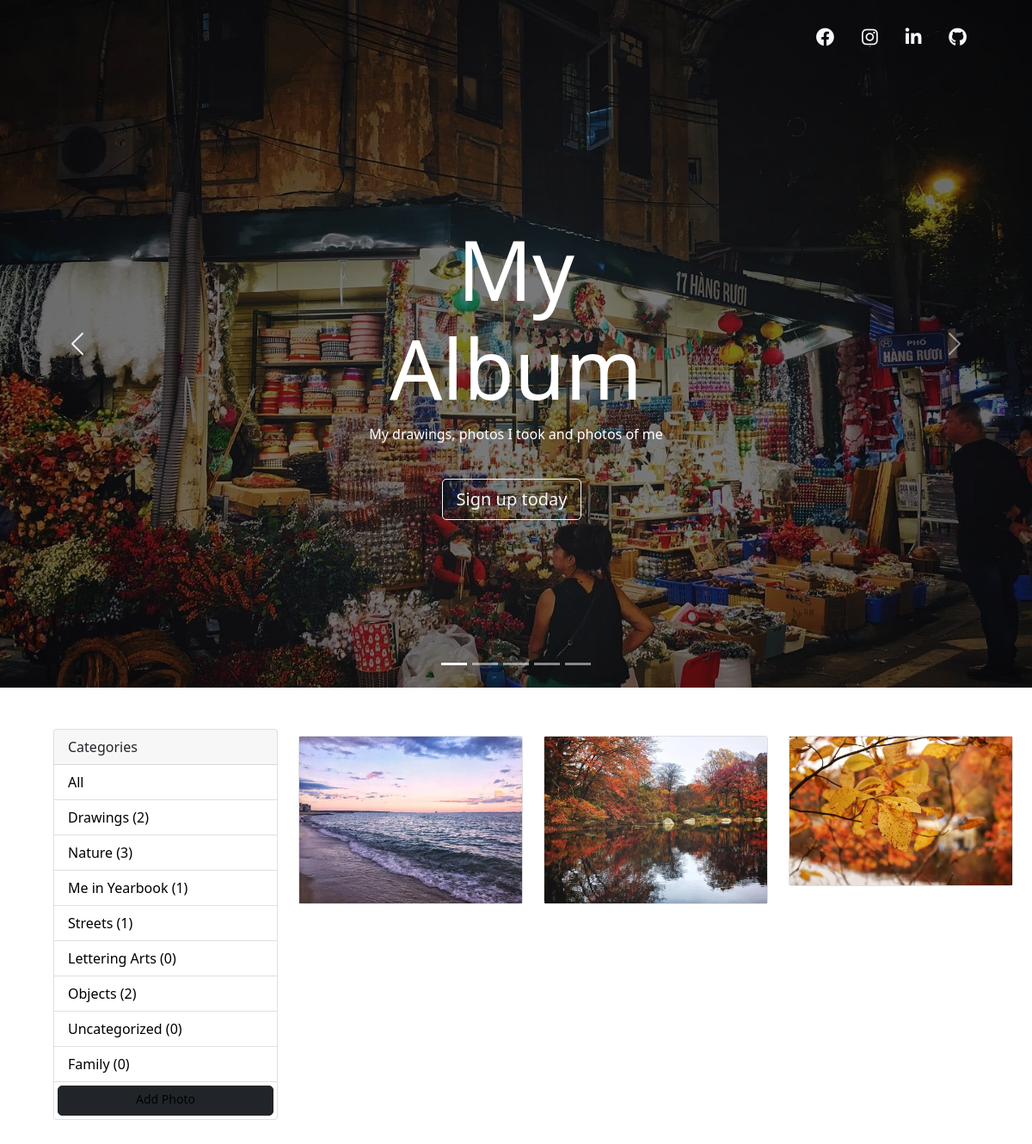
Screenshot of /cate/2 with the database file from the repository.
### photos/models.py (models this page shows, shortened)
class Category(models.Model):
    name = models.CharField(max_length=50, null=False, blank=False)
    class Meta:
        verbose_name_plural = "Categories"

class Photo(models.Model):
    name = models.CharField(max_length=50, null=False, blank=False)
    description = models.TextField(null=False, blank=False)
    category = models.ForeignKey(
        Category,
        on_delete=SET_NULL, #dont remove the photos when the category is delete
        related_name='photos',
        null=True, #this goes with the SET_NULL above
    )
    image = models.ImageField(null=False, blank=False)  #must install pillow before using this fields

### photos/views.py (the view)
# urls.py: path('cate/<int:pk>', CategoryDetailView.as_view(), name='cate'),
class CategoryDetailView(DetailView):
    template_name = 'category_detail.html'
    context_object_name = 'cate'
    categories = Category.objects.all()
    model = Category
    login_url = 'login'
    def get_context_data(self, **kwargs):
        context = super().get_context_data(**kwargs)
        context['categories'] = self.categories
        return context

### templates/category_detail.html (shortened to what this page needs)
{% extends 'base.html' %}
{% load static %}
{% block content %}
<nav class="navbar navbar-expand-lg mt-3 me-5">
  <div class="container-fluid">
  <div class="collapse navbar-collapse" id="navbarMenu">
      <ul class="navbar-nav ms-auto my-3-lg-0">
        <li class="nav-item px-2" data-tilt data-tilt-scale="1.1">
          <a href="https://www.facebook.com/lara.stark.338" class="nav-link text-light"><i class="fab fa-facebook fa-lg"></i></a>
          </li>
          <li class="nav-item px-2" data-tilt data-tilt-scale="1.1">
              <a href="https://www.instagram.com/sylvia_le1119/?hl=en" class="nav-link text-light"><i class="fab fa-instagram fa-lg"></i></a>
          </li>
          <li class="nav-item px-2" data-tilt data-tilt-scale="1.1">
              <a href="https://www.linkedin.com/in/sylviale1911/" class="nav-link text-light"><i class="fab fa-linkedin-in fa-lg"></i></a>
          </li>
          <li class="nav-item px-2" data-tilt data-tilt-scale="1.1">
            <a href="https://github.com/SylviaLe" class="nav-link text-light"><i class="fab fa-github fa-lg"></i></a>
        </li>
      </ul>
  </div>
  </div>
</nav>
<div id="carouselExample" class="carousel slide carousel-fade" data-bs-ride="carousel" data-interval="800">
  <div class="carousel-indicators">
    <button type="button" data-bs-target="#carouselExampleIndicators" data-bs-slide-to="0" class="active" aria-current="true" aria-label="Slide 1"></button>
    <button type="button" data-bs-target="#carouselExampleIndicators" data-bs-slide-to="1" aria-label="Slide 2"></button>
    <button type="button" data-bs-target="#carouselExampleIndicators" data-bs-slide-to="2" aria-label="Slide 3"></button>
    <button type="button" data-bs-target="#carouselExampleIndicators" data-bs-slide-to="3" aria-label="Slide 4"></button>
    <button type="button" data-bs-target="#carouselExampleIndicators" data-bs-slide-to="4" aria-label="Slide 5"></button>
  </div>
  <div class="carousel-inner">
      <div class="carousel-item active">
        <img src="{% static 'images/11.jpeg' %}" class="d-block w-100 carousel-img" alt="...">
        <div class="container">
          <div class="carousel-caption hero-text">
            <h1>My Album</h1>
            <p>My drawings, photos I took and photos of me</p>
            <p><a class="btn btn-lg btn-outline-light" href="/register" role="button">Sign up today</a></p>
          </div>
        </div>
      </div>
  </div>
  <button class="carousel-control-prev" type="button" data-bs-target="#carouselExampleIndicators" data-bs-slide="prev">
    <span class="carousel-control-prev-icon" aria-hidden="true"></span>
  </button>
  <button class="carousel-control-next" type="button" data-bs-target="#carouselExampleIndicators" data-bs-slide="next">
    <span class="carousel-control-next-icon" aria-hidden="true"></span>
  </button>
</div>
<div class="container container-mansory">
    <div class="row my-5">
      <div class="col-md-3 sidebars">
        <div class="card">
            <div class="card-header">
                Categories
            </div>
                <ul class="list-group list-group-flush">
                    <li class="list-group-item">
                        <a href="{% url 'gallery' %}">All</a>
                    </li>
                    {% for category in categories %}
                    <li class=" list-group-item">
                        <a href="{% url 'cate' category.pk %}">
                            {{category.name}} ({{category.photos.count}})
                        </a>
                    </li>
                    {% endfor %}
                    <a href="{% url 'photo_new' %}" class="btn btn-dark btn-block btn-sm m-1">Add Photo</a>
                </ul>
            </div>
        </div>
        <div class="col-md-9">
            <div class="row">
                {% for photo in cate.photos.all %}
                <div class="col-md-4">
                    <div class="card my-2">
                      <a href="{% url 'photo' photo.pk %}">
                        <img class="image-fluid w-100" src="{{photo.image.url}}" alt="Card image cap">
                      </a>
                    </div>
                </div>
                {% empty %}
                <h3>No photos...</h3>
                {% endfor %}
{% endblock content%}

### templates/base.html (shortened to what this page needs)
{% load static %}
<!doctype html>
<html lang="en">
  <head>
    <link rel="stylesheet" href="{% static 'css/bootstrap.css' %}?{% now "U" %}" >
    <link rel="stylesheet" href="{% static 'css/style.css' %}?{% now "U" %}" >
    <link rel="stylesheet" href="https://cdnjs.cloudflare.com/ajax/libs/font-awesome/5.15.3/css/all.min.css" />
  </head>
  <body>
    <div class="all-content">
      {% block content %}
      {% endblock content%}
    </div>
  </body>
</html>

### static/css/style.css (style rules this page uses)
body, html { height: 100%; }
h1 { font-size: 6rem; font-weight: 400; }
.btn { border-radius: 5px; padding-bottom: 8px; margin-top: 1.5rem; margin-right: 10px }
.sidebars a { text-decoration: none; color: black; }
.carousel-item:after { content:""; position:absolute; top:0; bottom:0; left:0; right:0; background:rgba(0,0,0,0.5); }
.navbar { z-index: 2; }
.carousel-inner { width: 100%; height: 800px !important; }
#carouselExample { position:absolute; width:100%; top:0; }
.container-mansory { position: absolute; top: 800px; left: 50px; right: 50px; }
.hero-text { text-align: center; position: absolute; top: 50%; left: 50%; transform: translate(-50%, -50%); color: white; z-index: 10; }

### rows the page displays
Category: name "Drawings", photos.count "2"
Category: name "Nature", photos.count "3"
Category: name "Me in Yearbook", photos.count "1"
Category: name "Streets", photos.count "1"
Category: name "Lettering Arts", photos.count "0"
Category: name "Objects", photos.count "2"
Category: name "Uncategorized", photos.count "0"
Category: name "Family", photos.count "0"
Photo: image (picture)
Photo: image (picture)
Photo: image (picture)
